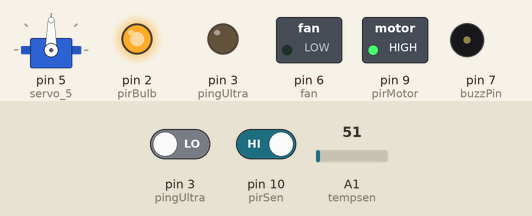
This sketch was run on a simulated Arduino Uno, built with avr-gcc and run on an emulated ATmega328P. Shown: servo, switched loads named in the sketch (green lamp = pin HIGH), output pins drawn as LEDs (lit = HIGH), buzzer (waves = sounding, pin HIGH). Inputs (shaded band) come from the test bench; at power-on: pin 10 (pirSen) HIGH, pin 3 (pingUltra) LOW, A1 (tempsen) = 51. What the sketch prints to the serial monitor is not drawn.

Above: at 5.0 s.
5.1 s: pin 10 (pirSen) driven LOW
At 6.4 s:
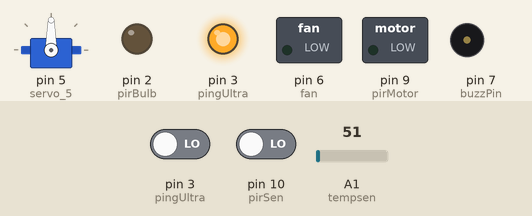
At 6.9 s:
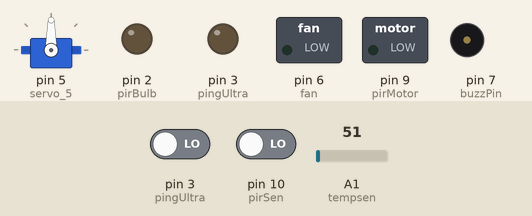
10.4 s: pin 10 (pirSen) driven HIGH
At 12.2 s:
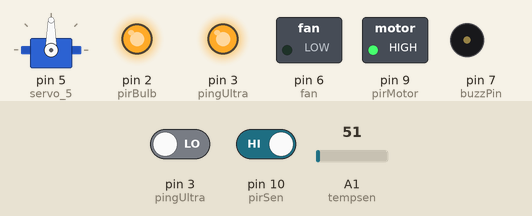
Timing chart, 0 to 22.2 s (numbered marks = the images above; inputs shaded):
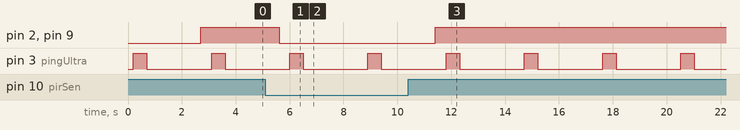

The sketch:

code.ino
```cpp
#include <Servo.h>

Servo servo_5;

const int pingUltra = 3;
const int buzzPin = 7;
const int tempsen = A1;
const int fan = 6;
const int pirSen = 10;
const int pirMotor = 9;
const int pirBulb = 2;

int temp = 0;
int pir = 0;

void setup() {
    Serial.begin(9600);
    servo_5.attach(5);
    pinMode(pingUltra, OUTPUT);
    pinMode(buzzPin, OUTPUT);
    pinMode(tempsen, INPUT);
    pinMode(fan, OUTPUT);
    pinMode(pirSen, INPUT);
    pinMode(pirMotor, OUTPUT);
    pinMode(pirBulb, OUTPUT);

}

void loop() {

  long duration,distance;
  pinMode(pingUltra,OUTPUT);
  digitalWrite(pingUltra,LOW);
  delay(200);
  digitalWrite(pingUltra,HIGH);
  delay(500);
  digitalWrite(pingUltra,LOW);


  pinMode(pingUltra,INPUT);
  duration=pulseIn(pingUltra,HIGH);
  distance=microSecondsToCentimeters(duration);
  if(distance<30){
    servo_5.write(90);
    delay(2);
  }
  else{
    servo_5.write(0);
  }


    if (distance < 30) {
        servo_5.write(90);
    } else {
        servo_5.write(0);
    }

    temp = (-40 + 0.488155 * (analogRead(tempsen) - 20));
    delay(1000);

    if (temp >= 30) {
        digitalWrite(fan, HIGH);
        digitalWrite(buzzPin, HIGH);
    } else {
        digitalWrite(fan, LOW);
        digitalWrite(buzzPin, LOW);
    }

    pir = digitalRead(pirSen);
    if (pir == LOW) {
        digitalWrite(pirMotor, LOW);
        digitalWrite(pirBulb, LOW);
    } else {
        digitalWrite(pirMotor, HIGH);
        digitalWrite(pirBulb, HIGH);
    }


    Serial.print("Distance: ");
    Serial.println(distance);
    Serial.print("Temperature: ");
    Serial.println(temp);
    Serial.print("PIR Detection: ");
    Serial.println(pir);
    Serial.print("*******");
    delay(200);
}

long microSecondsToCentimeters(long microseconds) {
    return microseconds / 29 / 2;
}
```

Measured:
- after the input at 5.1 s, pin 2 (pirBulb), pin 9 (pirMotor): HIGH → LOW after 0.51 s
- after the input at 10.4 s, pin 2 (pirBulb), pin 9 (pirMotor): LOW → HIGH after 1.0 s
- by itself, pin 3 (pingUltra): alternates HIGH for 0.50 s and LOW for 2.4 s
